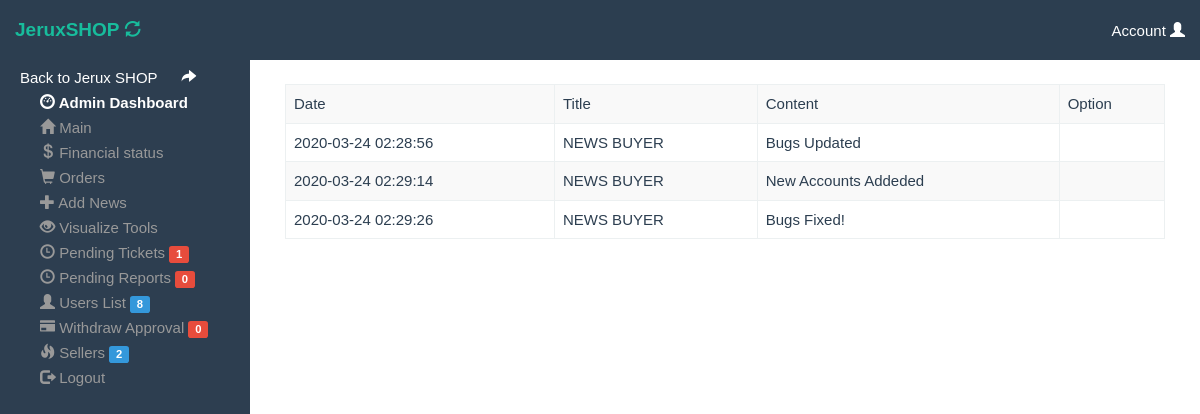
Screenshot of /admin/mnews.php (signed in) with the database file from the repository.
### tables this page shows
CREATE TABLE `news` (
  `id` int(11) NOT NULL,
  `title` varchar(255) NOT NULL,
  `content` text NOT NULL,
  `date` timestamp NOT NULL DEFAULT current_timestamp()
);

### admin/mnews.php (the view, shortened to what this page needs)
<?php
include "header.php";
$q = mysql_query("SELECT * FROM news");
echo "<table  class='table table-bordered table-striped'>
<tr>
<td>Date</td>
<td>Title</td>
<td>Content</td>
<td>Option</td>
</tr>
";
while($r = mysql_fetch_assoc($q)){
echo '
<tr>
<td>'.$r['date'].'</td>
<td>'.$r['title'].'</td>
<td>'.strip_tags(substr($r['content'],0,35)).'</td>
<td></td>
</tr>
';
}
?>

### rows the page displays
news: date "2020-03-24 02:28:56", title "NEWS BUYER", content "Bugs Updated"
news: date "2020-03-24 02:29:14", title "NEWS BUYER", content "New Accounts Addeded"
news: date "2020-03-24 02:29:26", title "NEWS BUYER", content "Bugs Fixed!"

### other values shown
$r11 "1"
$r11 "0"
$r11 "8"
$r11 "2"
